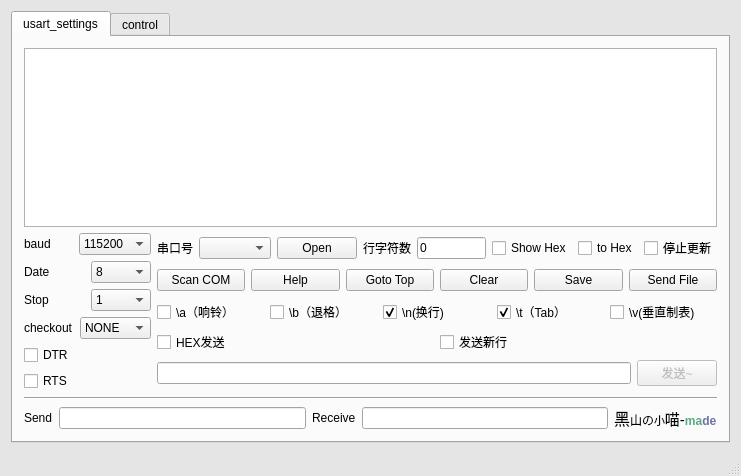
<?xml version="1.0" encoding="UTF-8"?>
<ui version="4.0">
 <class>MainWindow</class>
 <widget class="QMainWindow" name="MainWindow">
  <property name="geometry">
   <rect>
    <x>0</x>
    <y>0</y>
    <width>741</width>
    <height>476</height>
   </rect>
  </property>
  <property name="palette">
   <palette>
    <active>
     <colorrole role="BrightText">
      <brush brushstyle="SolidPattern">
       <color alpha="255">
        <red>198</red>
        <green>198</green>
        <blue>198</blue>
       </color>
      </brush>
     </colorrole>
     <colorrole role="Base">
      <brush brushstyle="SolidPattern">
       <color alpha="255">
        <red>255</red>
        <green>255</green>
        <blue>255</blue>
       </color>
      </brush>
     </colorrole>
     <colorrole role="Window">
      <brush brushstyle="SolidPattern">
       <color alpha="255">
        <red>229</red>
        <green>229</green>
        <blue>229</blue>
       </color>
      </brush>
     </colorrole>
    </active>
    <inactive>
     <colorrole role="BrightText">
      <brush brushstyle="SolidPattern">
       <color alpha="255">
        <red>198</red>
        <green>198</green>
        <blue>198</blue>
       </color>
      </brush>
     </colorrole>
     <colorrole role="Base">
      <brush brushstyle="SolidPattern">
       <color alpha="255">
        <red>255</red>
        <green>255</green>
        <blue>255</blue>
       </color>
      </brush>
     </colorrole>
     <colorrole role="Window">
      <brush brushstyle="SolidPattern">
       <color alpha="255">
        <red>229</red>
        <green>229</green>
        <blue>229</blue>
       </color>
      </brush>
     </colorrole>
    </inactive>
    <disabled>
     <colorrole role="BrightText">
      <brush brushstyle="SolidPattern">
       <color alpha="255">
        <red>198</red>
        <green>198</green>
        <blue>198</blue>
       </color>
      </brush>
     </colorrole>
     <colorrole role="Base">
      <brush brushstyle="SolidPattern">
       <color alpha="255">
        <red>229</red>
        <green>229</green>
        <blue>229</blue>
       </color>
      </brush>
     </colorrole>
     <colorrole role="Window">
      <brush brushstyle="SolidPattern">
       <color alpha="255">
        <red>229</red>
        <green>229</green>
        <blue>229</blue>
       </color>
      </brush>
     </colorrole>
    </disabled>
   </palette>
  </property>
  <property name="windowTitle">
   <string>小喵串口调试助手</string>
  </property>
  <widget class="QWidget" name="centralwidget">
   <layout class="QHBoxLayout" name="horizontalLayout_17">
    <item>
     <widget class="QTabWidget" name="page_5">
      <property name="tabShape">
       <enum>QTabWidget::Rounded</enum>
      </property>
      <property name="currentIndex">
       <number>0</number>
      </property>
      <property name="tabsClosable">
       <bool>false</bool>
      </property>
      <property name="movable">
       <bool>true</bool>
      </property>
      <widget class="QWidget" name="usart_settings">
       <attribute name="title">
        <string>usart_settings</string>
       </attribute>
       <layout class="QVBoxLayout" name="verticalLayout_10">
        <item>
         <widget class="QPlainTextEdit" name="plainTextEdit">
          <property name="enabled">
           <bool>true</bool>
          </property>
          <property name="readOnly">
           <bool>false</bool>
          </property>
         </widget>
        </item>
        <item>
         <layout class="QVBoxLayout" name="verticalLayout_7">
          <item>
           <layout class="QHBoxLayout" name="horizontalLayout_15">
            <item>
             <layout class="QVBoxLayout" name="verticalLayout_6">
              <item>
               <layout class="QVBoxLayout" name="verticalLayout_2">
                <item>
                 <layout class="QHBoxLayout" name="horizontalLayout">
                  <item>
                   <widget class="QLabel" name="label_3">
                    <property name="text">
                     <string>baud</string>
                    </property>
                   </widget>
                  </item>
                  <item>
                   <widget class="QComboBox" name="comboBox_2">
                    <property name="editable">
                     <bool>false</bool>
                    </property>
                    <property name="currentText">
                     <string>115200</string>
                    </property>
                    <property name="currentIndex">
                     <number>19</number>
                    </property>
                    <item>
                     <property name="text">
                      <string>50</string>
                     </property>
                    </item>
                    <item>
                     <property name="text">
                      <string>75</string>
                     </property>
                    </item>
                    <item>
                     <property name="text">
                      <string>110</string>
                     </property>
                    </item>
                    <item>
                     <property name="text">
                      <string>134</string>
                     </property>
                    </item>
                    <item>
                     <property name="text">
                      <string>150</string>
                     </property>
                    </item>
                    <item>
                     <property name="text">
                      <string>200</string>
                     </property>
                    </item>
                    <item>
                     <property name="text">
                      <string>300</string>
                     </property>
                    </item>
                    <item>
                     <property name="text">
                      <string>600</string>
                     </property>
                    </item>
                    <item>
                     <property name="text">
                      <string>1200</string>
                     </property>
                    </item>
                    <item>
                     <property name="text">
                      <string>1800</string>
                     </property>
                    </item>
                    <item>
                     <property name="text">
                      <string>2400</string>
                     </property>
                    </item>
                    <item>
                     <property name="text">
                      <string>4800</string>
                     </property>
                    </item>
                    <item>
                     <property name="text">
                      <string>9600</string>
                     </property>
                    </item>
                    <item>
                     <property name="text">
                      <string>14400</string>
                     </property>
                    </item>
                    <item>
                     <property name="text">
                      <string>19200</string>
                     </property>
                    </item>
                    <item>
                     <property name="text">
                      <string>38400</string>
                     </property>
                    </item>
                    <item>
                     <property name="text">
                      <string>56000</string>
                     </property>
                    </item>
                    <item>
                     <property name="text">
                      <string>57600</string>
                     </property>
                    </item>
                    <item>
                     <property name="text">
                      <string>76800</string>
                     </property>
                    </item>
                    <item>
                     <property name="text">
                      <string>115200</string>
                     </property>
                    </item>
                    <item>
                     <property name="text">
                      <string>128000</string>
                     </property>
                    </item>
                    <item>
                     <property name="text">
                      <string>256000</string>
                     </property>
                    </item>
                   </widget>
                  </item>
                 </layout>
                </item>
                <item>
                 <layout class="QHBoxLayout" name="horizontalLayout_2">
                  <item>
                   <widget class="QLabel" name="label_4">
                    <property name="text">
                     <string>Date</string>
                    </property>
                   </widget>
                  </item>
                  <item>
                   <widget class="QComboBox" name="comboBox_3">
                    <property name="editable">
                     <bool>false</bool>
                    </property>
                    <property name="currentIndex">
                     <number>3</number>
                    </property>
                    <item>
                     <property name="text">
                      <string>5</string>
                     </property>
                    </item>
                    <item>
                     <property name="text">
                      <string>6</string>
                     </property>
                    </item>
                    <item>
                     <property name="text">
                      <string>7</string>
                     </property>
                    </item>
                    <item>
                     <property name="text">
                      <string>8</string>
                     </property>
                    </item>
                   </widget>
                  </item>
                 </layout>
                </item>
                <item>
                 <layout class="QHBoxLayout" name="horizontalLayout_3">
                  <item>
                   <widget class="QLabel" name="label_5">
                    <property name="text">
                     <string>Stop</string>
                    </property>
                   </widget>
                  </item>
                  <item>
                   <widget class="QComboBox" name="comboBox_4">
                    <property name="editable">
                     <bool>false</bool>
                    </property>
                    <item>
                     <property name="text">
                      <string>1</string>
                     </property>
                    </item>
                    <item>
                     <property name="text">
                      <string>1.5</string>
                     </property>
                    </item>
                    <item>
                     <property name="text">
                      <string>2</string>
                     </property>
                    </item>
                   </widget>
                  </item>
                 </layout>
                </item>
                <item>
                 <layout class="QHBoxLayout" name="horizontalLayout_7">
                  <item>
                   <widget class="QLabel" name="label_9">
                    <property name="text">
                     <string>checkout</string>
                    </property>
                   </widget>
                  </item>
                  <item>
                   <widget class="QComboBox" name="comboBox_5">
                    <item>
                     <property name="text">
                      <string>NONE</string>
                     </property>
                    </item>
                    <item>
                     <property name="text">
                      <string>ODD</string>
                     </property>
                    </item>
                    <item>
                     <property name="text">
                      <string>EVEN</string>
                     </property>
                    </item>
                    <item>
                     <property name="text">
                      <string>MARK</string>
                     </property>
                    </item>
                    <item>
                     <property name="text">
                      <string>SPACE</string>
                     </property>
                    </item>
                   </widget>
                  </item>
                 </layout>
                </item>
               </layout>
              </item>
              <item>
               <layout class="QVBoxLayout" name="verticalLayout">
                <item>
                 <widget class="QCheckBox" name="checkBox_4">
                  <property name="text">
                   <string>DTR</string>
                  </property>
                 </widget>
                </item>
                <item>
                 <widget class="QCheckBox" name="checkBox_5">
                  <property name="text">
                   <string>RTS</string>
                  </property>
                 </widget>
                </item>
               </layout>
              </item>
             </layout>
            </item>
            <item>
             <layout class="QVBoxLayout" name="verticalLayout_3">
              <item>
               <layout class="QHBoxLayout" name="horizontalLayout_14">
                <item>
                 <layout class="QHBoxLayout" name="horizontalLayout_8">
                  <item>
                   <widget class="QLabel" name="label_2">
                    <property name="text">
                     <string>串口号</string>
                    </property>
                   </widget>
                  </item>
                  <item>
                   <widget class="QComboBox" name="comboBox">
                    <property name="editable">
                     <bool>false</bool>
                    </property>
                   </widget>
                  </item>
                  <item>
                   <widget class="QPushButton" name="pushButton_4">
                    <property name="text">
                     <string>Open</string>
                    </property>
                   </widget>
                  </item>
                 </layout>
                </item>
                <item>
                 <layout class="QHBoxLayout" name="horizontalLayout_13">
                  <item>
                   <widget class="QLabel" name="label_8">
                    <property name="text">
                     <string>行字符数</string>
                    </property>
                   </widget>
                  </item>
                  <item>
                   <widget class="QLineEdit" name="lineEdit_4">
                    <property name="text">
                     <string>0</string>
                    </property>
                   </widget>
                  </item>
                 </layout>
                </item>
                <item>
                 <layout class="QHBoxLayout" name="horizontalLayout_12">
                  <item>
                   <widget class="QCheckBox" name="checkBox_2">
                    <property name="text">
                     <string>Show Hex</string>
                    </property>
                   </widget>
                  </item>
                  <item>
                   <widget class="QCheckBox" name="checkBox_11">
                    <property name="text">
                     <string>to Hex</string>
                    </property>
                   </widget>
                  </item>
                  <item>
                   <widget class="QCheckBox" name="checkBox">
                    <property name="text">
                     <string>停止更新</string>
                    </property>
                   </widget>
                  </item>
                 </layout>
                </item>
               </layout>
              </item>
              <item>
               <layout class="QHBoxLayout" name="horizontalLayout_10">
                <item>
                 <widget class="QPushButton" name="pushButton_8">
                  <property name="text">
                   <string>Scan COM</string>
                  </property>
                 </widget>
                </item>
                <item>
                 <widget class="QPushButton" name="pushButton_7">
                  <property name="text">
                   <string>Help</string>
                  </property>
                 </widget>
                </item>
                <item>
                 <widget class="QPushButton" name="pushButton_6">
                  <property name="text">
                   <string>Goto Top</string>
                  </property>
                 </widget>
                </item>
                <item>
                 <widget class="QPushButton" name="pushButton_5">
                  <property name="text">
                   <string>Clear</string>
                  </property>
                 </widget>
                </item>
                <item>
                 <widget class="QPushButton" name="pushButton">
                  <property name="text">
                   <string>Save</string>
                  </property>
                 </widget>
                </item>
                <item>
                 <widget class="QPushButton" name="pushButton_2">
                  <property name="text">
                   <string>Send File</string>
                  </property>
                 </widget>
                </item>
               </layout>
              </item>
              <item>
               <layout class="QVBoxLayout" name="verticalLayout_8">
                <item>
                 <layout class="QHBoxLayout" name="horizontalLayout_11">
                  <item>
                   <widget class="QCheckBox" name="checkBox_6">
                    <property name="text">
                     <string>\a（响铃）</string>
                    </property>
                   </widget>
                  </item>
                  <item>
                   <widget class="QCheckBox" name="checkBox_7">
                    <property name="text">
                     <string>\b（退格）</string>
                    </property>
                   </widget>
                  </item>
                  <item>
                   <widget class="QCheckBox" name="checkBox_8">
                    <property name="text">
                     <string>\n(换行)</string>
                    </property>
                    <property name="checked">
                     <bool>true</bool>
                    </property>
                   </widget>
                  </item>
                  <item>
                   <widget class="QCheckBox" name="checkBox_9">
                    <property name="text">
                     <string>\t（Tab）</string>
                    </property>
                    <property name="checked">
                     <bool>true</bool>
                    </property>
                   </widget>
                  </item>
                  <item>
                   <widget class="QCheckBox" name="checkBox_13">
                    <property name="text">
                     <string>\v(垂直制表)</string>
                    </property>
                   </widget>
                  </item>
                 </layout>
                </item>
                <item>
                 <layout class="QVBoxLayout" name="verticalLayout_4">
                  <item>
                   <layout class="QHBoxLayout" name="horizontalLayout_9">
                    <item>
                     <widget class="QCheckBox" name="checkBox_3">
                      <property name="text">
                       <string>HEX发送</string>
                      </property>
                     </widget>
                    </item>
                    <item>
                     <widget class="QCheckBox" name="checkBox_10">
                      <property name="text">
                       <string>发送新行</string>
                      </property>
                     </widget>
                    </item>
                   </layout>
                  </item>
                  <item>
                   <layout class="QHBoxLayout" name="horizontalLayout_4">
                    <item>
                     <widget class="QLineEdit" name="lineEdit"/>
                    </item>
                    <item>
                     <widget class="QPushButton" name="pushButton_3">
                      <property name="enabled">
                       <bool>false</bool>
                      </property>
                      <property name="text">
                       <string>发送~</string>
                      </property>
                     </widget>
                    </item>
                   </layout>
                  </item>
                 </layout>
                </item>
               </layout>
              </item>
             </layout>
            </item>
           </layout>
          </item>
          <item>
           <layout class="QVBoxLayout" name="verticalLayout_5">
            <item>
             <widget class="Line" name="line">
              <property name="orientation">
               <enum>Qt::Horizontal</enum>
              </property>
             </widget>
            </item>
            <item>
             <layout class="QHBoxLayout" name="horizontalLayout_6">
              <item>
               <layout class="QHBoxLayout" name="horizontalLayout_5">
                <item>
                 <widget class="QLabel" name="label_6">
                  <property name="text">
                   <string>Send</string>
                  </property>
                 </widget>
                </item>
                <item>
                 <widget class="QLineEdit" name="lineEdit_2">
                  <property name="readOnly">
                   <bool>true</bool>
                  </property>
                 </widget>
                </item>
                <item>
                 <widget class="QLabel" name="label_7">
                  <property name="text">
                   <string>Receive</string>
                  </property>
                 </widget>
                </item>
                <item>
                 <widget class="QLineEdit" name="lineEdit_3">
                  <property name="readOnly">
                   <bool>true</bool>
                  </property>
                 </widget>
                </item>
               </layout>
              </item>
              <item>
               <widget class="QLabel" name="label">
                <property name="text">
                 <string>&lt;!DOCTYPE HTML PUBLIC &quot;-//W3C//DTD HTML 4.0//EN&quot; &quot;http://www.w3.org/TR/REC-html40/strict.dtd&quot;&gt;
&lt;html&gt;&lt;head&gt;&lt;meta name=&quot;qrichtext&quot; content=&quot;1&quot; /&gt;&lt;style type=&quot;text/css&quot;&gt;
p, li { white-space: pre-wrap; }
&lt;/style&gt;&lt;/head&gt;&lt;body style=&quot; font-family:'SimSun'; font-size:9pt; font-weight:400; font-style:normal;&quot;&gt;
&lt;p style=&quot; margin-top:0px; margin-bottom:0px; margin-left:0px; margin-right:0px; -qt-block-indent:0; text-indent:0px;&quot;&gt;&lt;span style=&quot; font-size:12pt;&quot;&gt;黑&lt;/span&gt;山の&lt;span style=&quot; font-size:8pt;&quot;&gt;小&lt;/span&gt;&lt;span style=&quot; font-size:11pt;&quot;&gt;喵-&lt;/span&gt;&lt;span style=&quot; font-weight:600; color:#55aa7f;&quot;&gt;ma&lt;/span&gt;&lt;span style=&quot; font-weight:600; color:#6d72a7;&quot;&gt;de&lt;/span&gt;&lt;/p&gt;&lt;/body&gt;&lt;/html&gt;</string>
                </property>
               </widget>
              </item>
             </layout>
            </item>
           </layout>
          </item>
         </layout>
        </item>
       </layout>
      </widget>
      <widget class="QWidget" name="control">
       <attribute name="title">
        <string>control</string>
       </attribute>
       <widget class="QLabel" name="label_10">
        <property name="geometry">
         <rect>
          <x>9</x>
          <y>9</y>
          <width>46</width>
          <height>16</height>
         </rect>
        </property>
        <property name="text">
         <string>TextLabel</string>
        </property>
       </widget>
       <widget class="QFrame" name="frame">
        <property name="geometry">
         <rect>
          <x>597</x>
          <y>9</y>
          <width>111</width>
          <height>394</height>
         </rect>
        </property>
        <property name="minimumSize">
         <size>
          <width>111</width>
          <height>0</height>
         </size>
        </property>
        <property name="maximumSize">
         <size>
          <width>111</width>
          <height>16777215</height>
         </size>
        </property>
        <property name="frameShape">
         <enum>QFrame::StyledPanel</enum>
        </property>
        <property name="frameShadow">
         <enum>QFrame::Raised</enum>
        </property>
        <widget class="QWidget" name="layoutWidget">
         <property name="geometry">
          <rect>
           <x>20</x>
           <y>30</y>
           <width>243</width>
           <height>289</height>
          </rect>
         </property>
         <layout class="QVBoxLayout" name="verticalLayout_11">
          <item>
           <layout class="QVBoxLayout" name="verticalLayout_12">
            <item>
             <widget class="QSlider" name="verticalSlider">
              <property name="minimumSize">
               <size>
                <width>90</width>
                <height>0</height>
               </size>
              </property>
              <property name="maximumSize">
               <size>
                <width>90</width>
                <height>16777215</height>
               </size>
              </property>
              <property name="orientation">
               <enum>Qt::Vertical</enum>
              </property>
             </widget>
            </item>
            <item>
             <widget class="QDial" name="dial">
              <property name="minimumSize">
               <size>
                <width>90</width>
                <height>2</height>
               </size>
              </property>
              <property name="maximumSize">
               <size>
                <width>90</width>
                <height>16777215</height>
               </size>
              </property>
             </widget>
            </item>
           </layout>
          </item>
          <item>
           <layout class="QVBoxLayout" name="verticalLayout_13">
            <item>
             <layout class="QHBoxLayout" name="horizontalLayout_18">
              <item>
               <widget class="QPushButton" name="pushButton_12">
                <property name="text">
                 <string/>
                </property>
               </widget>
              </item>
              <item>
               <widget class="QPushButton" name="pushButton_13">
                <property name="text">
                 <string>↑</string>
                </property>
               </widget>
              </item>
              <item>
               <widget class="QPushButton" name="pushButton_14">
                <property name="text">
                 <string/>
                </property>
               </widget>
              </item>
             </layout>
            </item>
            <item>
             <layout class="QHBoxLayout" name="horizontalLayout_19">
              <item>
               <widget class="QPushButton" name="pushButton_15">
                <property name="text">
                 <string>←</string>
                </property>
               </widget>
              </item>
              <item>
               <widget class="QPushButton" name="pushButton_16">
                <property name="text">
                 <string>O</string>
                </property>
               </widget>
              </item>
              <item>
               <widget class="QPushButton" name="pushButton_17">
                <property name="text">
                 <string>→</string>
                </property>
               </widget>
              </item>
             </layout>
            </item>
            <item>
             <layout class="QHBoxLayout" name="horizontalLayout_20">
              <item>
               <widget class="QPushButton" name="pushButton_18">
                <property name="text">
                 <string/>
                </property>
               </widget>
              </item>
              <item>
               <widget class="QPushButton" name="pushButton_19">
                <property name="text">
                 <string>↓</string>
                </property>
               </widget>
              </item>
              <item>
               <widget class="QPushButton" name="pushButton_20">
                <property name="text">
                 <string/>
                </property>
               </widget>
              </item>
             </layout>
            </item>
           </layout>
          </item>
         </layout>
        </widget>
       </widget>
      </widget>
     </widget>
    </item>
   </layout>
   <widget class="QWidget" name="layoutWidget">
    <property name="geometry">
     <rect>
      <x>0</x>
      <y>0</y>
      <width>2</width>
      <height>2</height>
     </rect>
    </property>
    <layout class="QVBoxLayout" name="verticalLayout_14"/>
   </widget>
  </widget>
  <widget class="QStatusBar" name="statusbar"/>
 </widget>
 <layoutdefault spacing="6" margin="11"/>
 <resources/>
 <connections/>
</ui>
